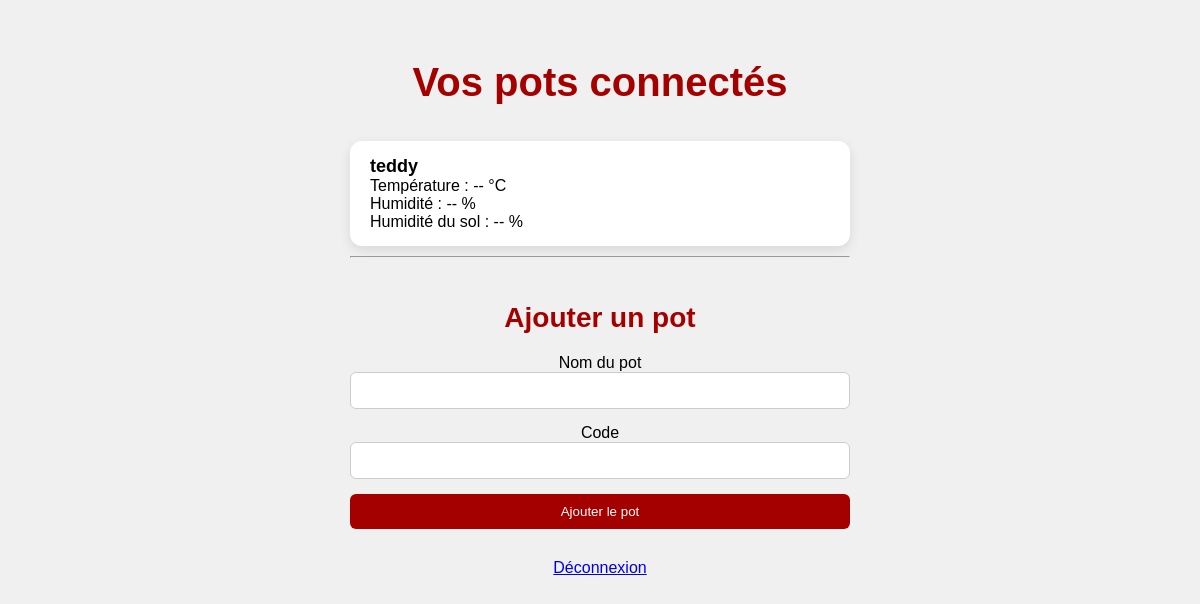
Before: / (signed in) with the older database file.
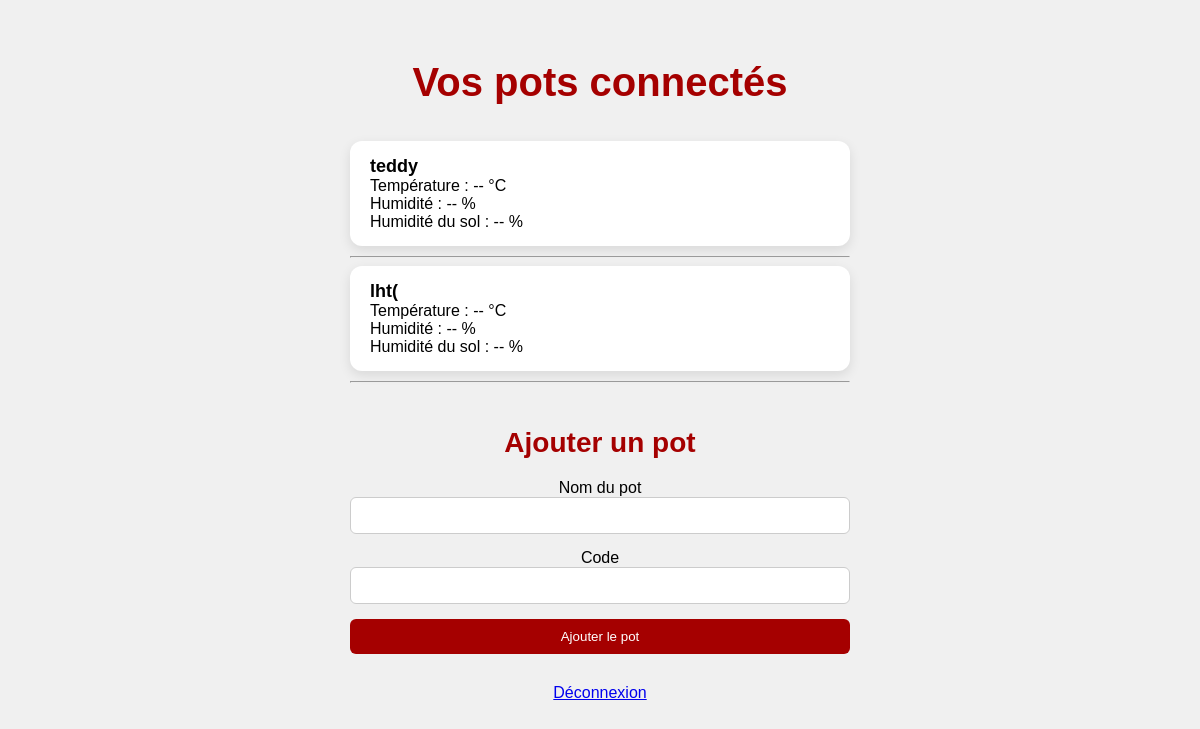
After: the same page with the newer database file.
### tables this page shows
CREATE TABLE pots (
            id INTEGER PRIMARY KEY AUTOINCREMENT,
            user_id INTEGER NOT NULL,
            mqtt_id INTEGER NOT NULL,
            name TEXT NOT NULL,
            topic TEXT NOT NULL,
            FOREIGN KEY(user_id) REFERENCES users(id)
        );

### app.py (the view)
@app.route("/")
def home():
    if "user" not in session:
        return redirect(url_for("login"))
    pots = bdd.get_pots(session["user_id"])
    return render_template("dashboard.html", username=session["user"], pots=pots)

### bdd.py (called while the page is built)
def get_db():
    conn = sqlite3.connect(DB_PATH)
    conn.row_factory = sqlite3.Row
    return conn

def get_pots(user_id):
    conn = get_db()
    pots = conn.execute(
        "SELECT * FROM pots WHERE user_id=?",
        (user_id,)
    ).fetchall()
    conn.close()
    return pots

### templates/dashboard.html (shortened to what this page needs)
<!DOCTYPE html>
<html lang="fr">
<head>
  <link rel="stylesheet" href="{{ url_for('static', filename='index.css') }}">
</head>
<body>
    <h2>Vos pots connectés</h2>
    <ul>
        {% for pot in pots %}
        <li data-id="{{ pot.mqtt_id }}" data-topic="{{ pot.topic }}">
            <strong>{{ pot.name }}</strong><br>
            Température : <span id="temp_{{ pot.mqtt_id }}">--</span> °C<br>
            Humidité : <span id="hum_{{ pot.mqtt_id }}">--</span> %<br>
            Humidité du sol : <span id="sol_{{pot.mqtt_id}}">--</span> %
        </li>
        <hr>
        {% endfor %}
    </ul>
    <h3>Ajouter un pot</h3>
    <form action="/add-pot" method="POST">
        <label>Nom du pot</label>
        <input type="text" name="name" required>
        <label>Code</label>
        <input type="text" name="code" required>
        <button type="submit">Ajouter le pot</button>
    </form>
    <a href="/logout">Déconnexion</a>
    </body>
</html>

Changed rows visible on the page:
now on this page (row edited): pots: name "lht("
